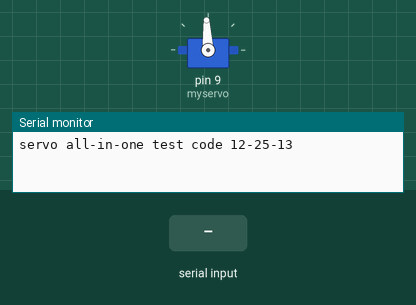
A sketch run on a simulated Arduino Uno, built with avr-gcc and run on an emulated ATmega328P. Parts: servo, the last lines printed to the serial monitor. The test bench sets the inputs (shaded band).

Above: at 1.2 s.
1.3 s: "30,150\n" received over Serial
At 2.5 s:
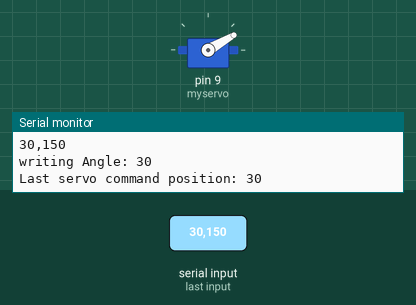
2.8 s: "5\n" received over Serial
At 3.5 s:
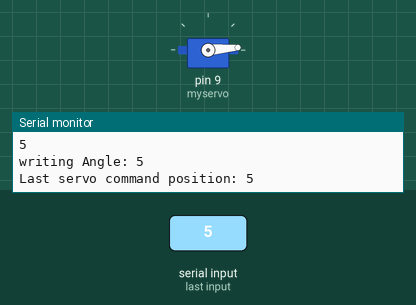
4.3 s: "200\n" received over Serial
At 4.8 s:
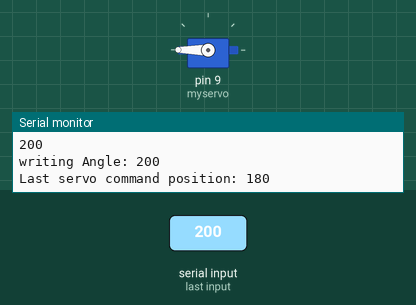
5.8 s: "a" received over Serial
Timing chart, 0 to 8.3 s (numbered marks = the images above; inputs shaded):
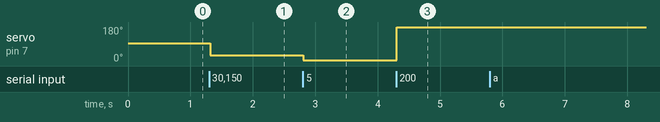

The sketch:

servo_arming.ino
```cpp
// zoomkat 12-25-13 serial servo test
// type servo position 0 to 180 in serial monitor
// or for writeMicroseconds, use a value like 1500
// Send an a to attach servo or d to detach servo
// for IDE 1.0.5 and later
// Powering a servo from the arduino usually *DOES NOT WORK*.

#include <Servo.h>
String readString; //String captured from serial port
Servo myservo;  // create servo object to control a servo
int n; //value to write to servo

void setup() {
  Serial.begin(9600);
  myservo.writeMicroseconds(1500); //set initial servo position if desired
  myservo.attach(9, 700, 2000);  //the pin for the servo control, and range if desired
  Serial.println("servo all-in-one test code 12-25-13"); // so I can keep track of what is loaded
  Serial.println();
}

void loop() {
  while (Serial.available()) {
    char c = Serial.read();  //gets one byte from serial buffer
    readString += c; //makes the string readString
    delay(2);  //slow looping to allow buffer to fill with next character
  }

  if (readString.length() >0) {
    Serial.println(readString);  //so you can see the captured string

      // attach or detach servo if desired
    if (readString == "d") {
      myservo.detach(); //detach servo
      Serial.println("servo detached");
      goto bailout; //jump over writing to servo
    }
    if (readString == "a") {
      myservo.attach(7); //reattach servo to pin 7
      Serial.println("servo attached");
      goto bailout;
    }

    n = readString.toInt();  //convert readString into a number

    // auto select appropriate value
    if(n >= 500)
    {
      Serial.print("writing Microseconds: ");
      Serial.println(n);
      myservo.writeMicroseconds(n);
    }
    else
    {
      Serial.print("writing Angle: ");
      Serial.println(n);
      myservo.write(n);
    }

bailout: //reenter code loop
    Serial.print("Last servo command position: ");
    Serial.println(myservo.read());
    Serial.println();
    readString=""; //empty for next input
  }
}
```

Measured:
- after the input at 1.3 s, servo on pin 7 (myservo): 93° → 30° at once
- after the input at 2.8 s, servo on pin 7 (myservo): 30° → 5° at once
- after the input at 4.3 s, servo on pin 7 (myservo): 5° → 180° at once
